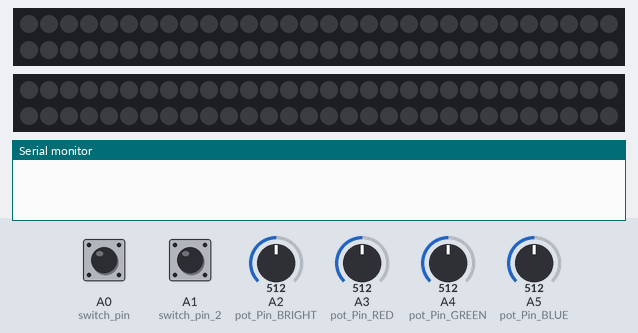
Bench run of a sketch on a simulated Arduino Uno, built with avr-gcc and run on an emulated ATmega328P. On the bench: 2 × 60 RGB LEDs in strip order, left to right, continuing on the next row, the last lines printed to the serial monitor. Inputs (shaded band) come from the test bench; at power-on: A0 (switch_pin) HIGH, A3 (pot_Pin_RED) = 512, A4 (pot_Pin_GREEN) = 512, A5 (pot_Pin_BLUE) = 512, A1 (switch_pin_2) HIGH, A2 (pot_Pin_BRIGHT) = 512. Dim RGB values are drawn brighter than linear.

Above: at 1.2 s.
1.3 s: A0 (switch_pin) pulled LOW for 1 s
At 1.76 s:
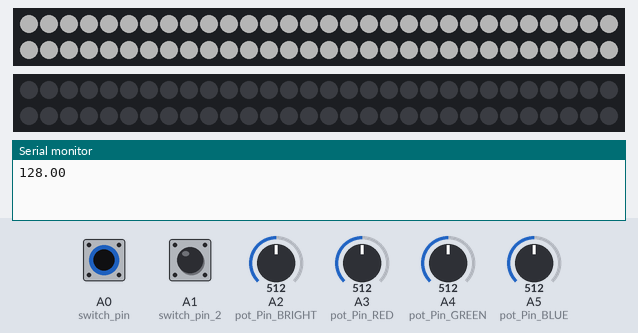
4.0 s: A0 (switch_pin) pulled LOW for 0.15 s
5.8 s: A3 (pot_Pin_RED) set to 716
7.3 s: A4 (pot_Pin_GREEN) set to 716
8.8 s: A5 (pot_Pin_BLUE) set to 306
At 10.0 s:
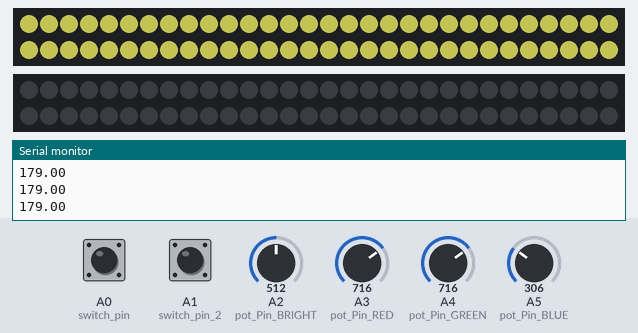
10.3 s: A1 (switch_pin_2) pulled LOW for 0.15 s
At 11.3 s:
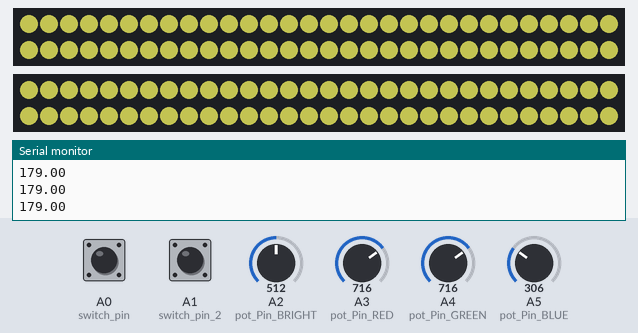
Timing chart, 0 to 12.9 s (numbered marks = the images above; inputs shaded):
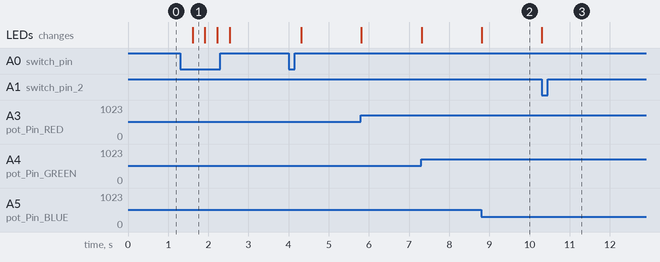

Measured:
- after the input at 1.3 s, the LEDs: change after 0.31 s (image 1)
- after the input at 8.8 s, the LEDs: change at once (image 2)
- after the input at 10.3 s, the LEDs: change at once (image 3)

The sketch:

NEON_arduino_two_strip.ino
```cpp
#include <FastLED.h>
#define NUM_STRIPS 2
#define NUM_LEDS_PER_STRIP 60
#define NUM_LEDS NUM_LEDS_PER_STRIP * NUM_STRIPS
#define DATA_PIN 7
#define CHIPSET WS2812B
#define BRIGHTNESS 170
#define VOLTS 5
#define MAX_AMPS 500
#define COLOR_ORDER GRB

int switch_pin = A0;
int switch_val = 0;
bool state = false;
int x = 0; //do którego ledu zmienamy wartość
int y = 0; //od jakiego ledu zmienay mawrtość

int switch_pin_2 = A1;
int switch_val_2 = 0;

int min_val = 20;

int pot_Pin_RED = A3;
int pot_Pin_GREEN = A4;
int pot_Pin_BLUE = A5;
int pot_Pin_BRIGHT = A2;

int poten_read_RED = 0;
int poten_read_GREEN = 0;
int poten_read_BLUE = 0;
int poten_read_BRIGHT = 0;

float redVal  = 0;
float greenVal  = 0;
float blueVal = 0 ;
float brightVal = 0;

CRGB leds[NUM_STRIPS * NUM_LEDS_PER_STRIP];
```

b_Setup.ino
```cpp
void setup() {
  pinMode(pot_Pin_RED, INPUT);
  Serial.begin(9600);

  FastLED.addLeds<NEOPIXEL, 6>(leds, 0, NUM_LEDS_PER_STRIP);
  FastLED.addLeds<NEOPIXEL, 7>(leds, NUM_LEDS_PER_STRIP, NUM_LEDS_PER_STRIP);

  FastLED.setBrightness(BRIGHTNESS);
  FastLED.clear();
  FastLED.show(); //sprawdza czy działa


  pinMode(switch_pin,INPUT);
  digitalWrite(switch_pin, HIGH);
  pinMode(switch_pin_2,INPUT);
  digitalWrite(switch_pin_2, HIGH);


}
```

c_loop.ino
```cpp
void loop() {
  switch_val = !digitalRead(switch_pin);
  switch_val_2= !digitalRead(switch_pin_2);

     if(switch_val == 1 && state == false){
     FastLED.setBrightness(brightVal);
     state = true;
     delay(300);
     FastLED.show();

  }

    else if(switch_val == 1 && state == true){

    state = false;
    delay(300);
    }


if(!switch_val_2){
    x = NUM_LEDS_PER_STRIP;
    y = 0;

  }
    else if(switch_val_2){
    x = NUM_LEDS;
    y = NUM_LEDS_PER_STRIP;
    }

if(state == true){
 poten_read_RED = analogRead(pot_Pin_RED);
  poten_read_GREEN = analogRead(pot_Pin_GREEN);
  poten_read_BLUE = analogRead(pot_Pin_BLUE);
  poten_read_BRIGHT = analogRead(pot_Pin_BRIGHT);

  redVal = int(poten_read_RED/4);
  greenVal = int(poten_read_GREEN/4);
  blueVal = int(poten_read_BLUE/4);
  brightVal = int(poten_read_BRIGHT/4);

  Serial.println(redVal);

  if(brightVal < min_val) brightVal = 0;
  if(brightVal > BRIGHTNESS) brightVal = BRIGHTNESS;
  if(redVal < min_val) redVal = 0;
  if(greenVal < min_val) greenVal = 0;
  if(blueVal < min_val) blueVal = 0;

 FastLED.setBrightness(brightVal);

  for(int i =  y; i < x; i++){
    leds[i].red = redVal;
    leds[i].green = greenVal;
    leds[i].blue = blueVal;
  }

  FastLED.show();
}

else {
  FastLED.setBrightness(0);
    FastLED.show();
  }


}
```
